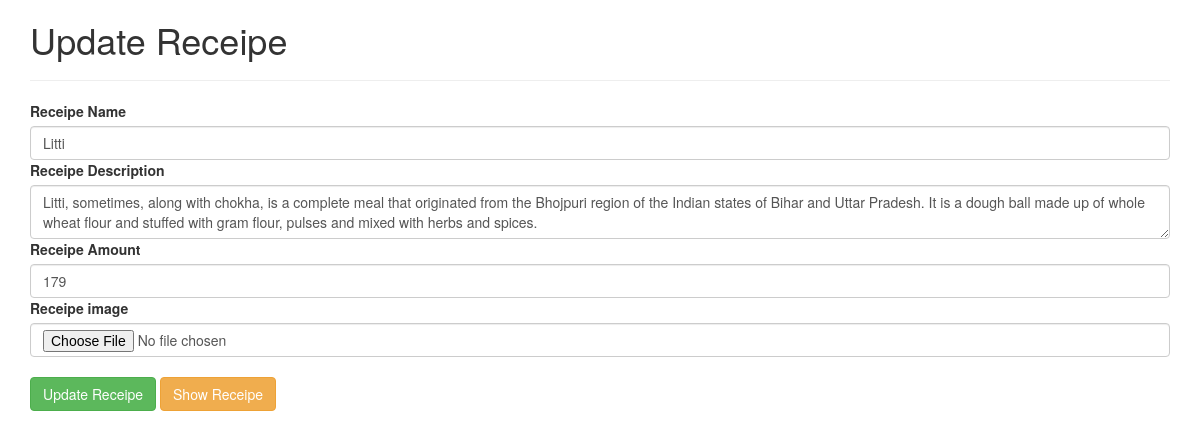
Page /update/litti on the committed database.
### WebApp/models.py (models this page shows, shortened)
class Receipe(models.Model):
    user=models.ForeignKey(User,on_delete=models.SET_NULL,null=True,blank=True)
    receipe_name=models.CharField(max_length=100)
    receipe_description=models.TextField(max_length=1000)
    receipe_image=models.FileField()
    receipe_slug=AutoSlugField(populate_from='receipe_name',unique=True,null=True,default=None)
    receipe_amount=models.IntegerField(default=200)

### WebApp/views.py (the view, shortened to what this page needs)
# urls.py: path('update/<slug>',views.update_receipe),
def update_receipe(request,slug):
    queryset=Receipe.objects.get(receipe_slug=slug)
    context={'queryset':queryset}
    return render(request,'myapp/update.html',context)

### template/myapp/update.html (shortened to what this page needs)
<!DOCTYPE html>
<html lang="en">
<head>
    <link rel="stylesheet" href="https://cdn.jsdelivr.net/npm/bootstrap@3.3.7/dist/css/bootstrap.min.css">
</head>
<body>
    <div class="container mt-5">
        <form class="col-6 mx-auto card pull-3 shadow-lg" method="post" enctype="multipart/form-data">
          <h1>Update Receipe</h1><hr>
            <div class="mb-3">
              <label for="exampleInputEmail1" class="form-label">Receipe Name</label>
              <input name="receipe_name" value="{{queryset.receipe_name}}"  required  type="text" class="form-control">
            </div>
            <div class="mb-3">
              <label for="exampleInputPassword1"   class="form-label">Receipe Description</label>
              <textarea name="receipe_description" value="" class="form-control">{{queryset.receipe_description}}</textarea>
            </div>
            <div class="mb-3">
              <label for="exampleInputEmail1" class="form-label">Receipe Amount</label>
              <input name="receipe_amount" value="{{queryset.receipe_amount}}"  required  type="text" class="form-control">
            </div>
            <div class="mb-3">
                <label for="exampleInputEmail1" class="form-label">Receipe image</label>
                <input name="receipe_image" type="file" class="form-control">
              </div><br>
            <button type="submit" class="btn btn-primary btn-success">Update Receipe</button>
            <a href="/index" class="btn btn-group-lg btn-warning">Show Receipe</a>
          </form>
 </div>
</body>
</html>

### rows in the picture
Receipe: receipe_name "Litti", receipe_description "Litti, sometimes, along with chokha, is a complete meal that originated from the Bhojpuri region of the Indian states of Bihar and Uttar Pradesh. It is a dough ball made up of whole wheat flour and stuffed with gram flour, pulses and mixed with herbs and spices.", receipe_amount "179"
